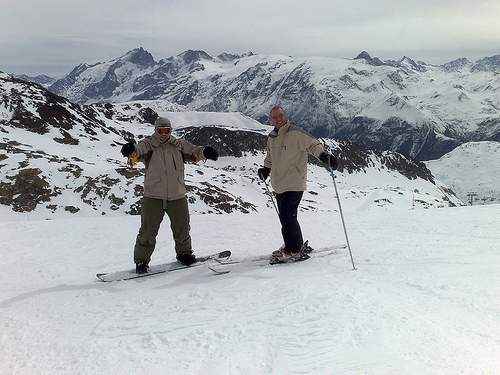
#> input picture imagenet_images/ILSVRC2012_val_00000002.JPEG, 500 x 375 px; its folder holds only this picture in this run
$ python q4_feature_clustering.py
#> lines starting #> are read from the running program, lines starting #| are printed output that depends on the picture

import cv2
import numpy as np
import matplotlib.pyplot as plt
import os
import random

def manual_resize(img, new_width, new_height):
    """
    Manual bilinear interpolation resize using NumPy.
    """
    old_height, old_width = img.shape[:2]

    if len(img.shape) == 3:
        channels = img.shape[2]
        resized = np.zeros((new_height, new_width, channels), dtype=np.uint8)
    else:
        resized = np.zeros((new_height, new_width), dtype=np.uint8)

    x_ratio = old_width / new_width
    y_ratio = old_height / new_height

    # Create meshgrid for vectorized coordinate calculation
    # (Much faster than loops, but loops are explicitly 'manual' and safer for strict assignments.
    # We will stick to the loop implementation from Q2 for consistency and simplicity in logic demonstration)

    for i in range(new_height):
        # Optimization: Calculate y logic once per row
        y = i * y_ratio
        y0 = int(y)
        y1 = min(y0 + 1, old_height - 1)
        y_diff = y - y0

        for j in range(new_width):
            x = j * x_ratio
            x0 = int(x)
            x1 = min(x0 + 1, old_width - 1)
            x_diff = x - x0

            if len(img.shape) == 3:
                for c in range(channels):
                    val = (img[y0, x0, c] * (1 - x_diff) * (1 - y_diff) +
                           img[y0, x1, c] * x_diff * (1 - y_diff) +
                           img[y1, x0, c] * (1 - x_diff) * y_diff +
                           img[y1, x1, c] * x_diff * y_diff)
                    resized[i, j, c] = int(val)
            else:
                val = (img[y0, x0] * (1 - x_diff) * (1 - y_diff) +
                       img[y0, x1] * x_diff * (1 - y_diff) +
                       img[y1, x0] * (1 - x_diff) * y_diff +
                       img[y1, x1] * x_diff * y_diff)
                resized[i, j] = int(val)

    return resized

def manual_lbp(img_gray, radius=1, n_points=8):
    height, width = img_gray.shape
    lbp_img = np.zeros((height, width), dtype=np.uint8)
    for y in range(radius, height - radius):
        for x in range(radius, width - radius):
            center = img_gray[y, x]
            binary_code = 0
            for i in range(n_points):
                angle = 2 * np.pi * i / n_points
                px = x + int(round(radius * np.cos(angle)))
                py = y - int(round(radius * np.sin(angle)))
                if img_gray[py, px] >= center:
                    binary_code |= (1 << i)
            lbp_img[y, x] = binary_code
    return lbp_img

def manual_hog(img_gray, cell_size=16, n_bins=9):
    height, width = img_gray.shape
    img = img_gray.astype(np.float32)
    gx = np.zeros_like(img)
    gy = np.zeros_like(img)
    for y in range(1, height - 1):
        for x in range(1, width - 1):
            gx[y, x] = img[y, x + 1] - img[y, x - 1]
            gy[y, x] = img[y + 1, x] - img[y - 1, x]
    magnitude = np.sqrt(gx ** 2 + gy ** 2)
    orientation = np.arctan2(gy, gx) * 180 / np.pi
    orientation[orientation < 0] += 180
    n_cells_y = height // cell_size
    n_cells_x = width // cell_size
    features = []
    coords = []
    for cy in range(n_cells_y):
        for cx in range(n_cells_x):
            y_start = cy * cell_size
            x_start = cx * cell_size
            cell_mag = magnitude[y_start:y_start + cell_size, x_start:x_start + cell_size]
            cell_ori = orientation[y_start:y_start + cell_size, x_start:x_start + cell_size]
            hist = np.zeros(n_bins)
            bin_width = 180 / n_bins
            for i in range(cell_size):
                for j in range(cell_size):
                    bin_idx = int(cell_ori[i, j] / bin_width) % n_bins
                    hist[bin_idx] += cell_mag[i, j]
            norm = np.sqrt(np.sum(hist ** 2) + 1e-6)
            hist = hist / norm
            features.append(hist)
            coords.append([x_start + cell_size // 2, y_start + cell_size // 2])
    return np.array(coords), np.array(features)

def manual_sift_keypoints(img_gray, threshold=0.03):
    height, width = img_gray.shape
    img = img_gray.astype(np.float32) / 255.0
    sigma = 1.6
    k = np.sqrt(2)
    def gaussian_blur(img, sigma):
        size = int(6 * sigma) | 1
        kernel = np.ones((size, size)) / (size * size)
        result = np.zeros_like(img)
        pad = size // 2
        padded = np.pad(img, pad, mode='reflect')
        for y in range(height):
            for x in range(width):
                result[y, x] = np.sum(padded[y:y + size, x:x + size] * kernel)
        return result
    g1 = gaussian_blur(img, sigma)
    g2 = gaussian_blur(img, sigma * k)
    dog = g2 - g1
    keypoints = []
    descriptors = []
    for y in range(16, height - 16, 8):
        for x in range(16, width - 16, 8):
            patch = dog[y - 1:y + 2, x - 1:x + 2]
            center = dog[y, x]
            if abs(center) > threshold:
                if center == patch.max() or center == patch.min():
                    keypoints.append([x, y])
                    desc_patch = img[y - 8:y + 8, x - 8:x + 8]
                    if desc_patch.shape == (16, 16):
                        gx = np.diff(desc_patch, axis=1); gy = np.diff(desc_patch, axis=0)
                        gx = gx[:15, :]; gy = gy[:, :15]
                        mag = np.sqrt(gx ** 2 + gy ** 2)
                        desc = mag.flatten()[:128]
                        if len(desc) == 128:
                            desc = desc / (np.linalg.norm(desc) + 1e-6)
                            descriptors.append(desc)
                        else: keypoints.pop()
    return np.array(keypoints), np.array(descriptors) if descriptors else None

def manual_kmeans(X, k, max_iters=100):
    n_samples = X.shape[0]
    np.random.seed(42)
    indices = np.random.choice(n_samples, k, replace=False)
    centroids = X[indices].copy()
    labels = np.zeros(n_samples, dtype=int)
    for iteration in range(max_iters):
        for i in range(n_samples):
            dist = np.sum((X[i] - centroids) ** 2, axis=1)
            labels[i] = np.argmin(dist)
        new_centroids = np.zeros_like(centroids)
        counts = np.zeros(k)
        for i in range(n_samples):
            new_centroids[labels[i]] += X[i]
            counts[labels[i]] += 1
        for j in range(k):
            if counts[j] > 0: new_centroids[j] /= counts[j]
        if np.allclose(centroids, new_centroids): break
        centroids = new_centroids
    return labels, centroids

def plot_clusters(img_rgb, coords, labels, k, title):
    plt.imshow(img_rgb)
    cmap = plt.get_cmap('tab10')
    plt.scatter(coords[:, 0], coords[:, 1], c=labels, cmap=cmap, s=20, alpha=0.7)
    plt.title(f"{title} (k={k})")
    plt.axis('off')

def main():
    image_dir = 'imagenet_images'
    image_files = [f for f in os.listdir(image_dir) if f.lower().endswith(('.jpg', '.jpeg', '.png'))]
    if not image_files: return
    image_name = random.choice(image_files)
    image_path = os.path.join(image_dir, image_name)
    print(f"Processing image: {image_name}")

    img_bgr = cv2.imread(image_path)
#> img_bgr is the input picture: shape (375, 500, 3); mean B, G, R 178.2, 175.6, 170.1
    img_rgb = img_bgr[:, :, ::-1].copy()

    # Manual Resize in Q4 (Since Q4 doesn't explicitly permit OpenCV resize like Q1 does)
    img_rgb = manual_resize(img_rgb, 256, 256)
#> after the loop in manual_resize, `for i in range(new_height):`:
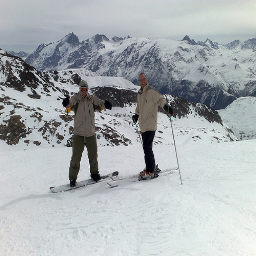
#> resized: shape (256, 256, 3); mean R, G, B 169.6, 175, 177.7

    img_gray = (0.299 * img_rgb[:, :, 0] + 0.587 * img_rgb[:, :, 1] + 0.114 * img_rgb[:, :, 2]).astype(np.uint8)

    print("Extracting SIFT-like features (manual)...")
    kp_coords, des_sift = manual_sift_keypoints(img_gray)
#> after the loop in gaussian_blur, `for y in range(height):`:
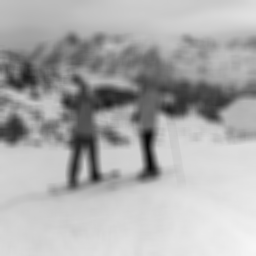
#> result: shape (256, 256) float32; min 0.0313, max 0.966, mean 0.679
#> in manual_sift_keypoints, `dog = g2 - g1`:
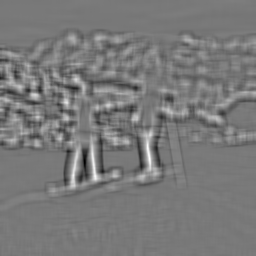
#> dog: shape (256, 256) float32; min -0.183, max 0.202, mean -7.08e-06; drawn with min black and max white
#> after the loop in manual_sift_keypoints, `for y in range(16, height - 16, 8):`: descriptors = 9 items; keypoints = [[72, 48], [72, 64], [112, 72], [56, 88], [144, 88], [136, 96], [32, 112], [72, 112], [200, 120]]
#> kp_coords has the same summary as keypoints in manual_sift_keypoints
    if des_sift is not None and len(des_sift) > 6:
        labels_3, _ = manual_kmeans(des_sift, 3)
#> after the loop in manual_kmeans, `for iteration in range(max_iters):`: labels = [2, 1, 1, 1, 1, 2, 0, 0, 2]
#> labels_3 = [2, 1, 1, 1, 1, 2, 0, 0, 2]
        labels_6, _ = manual_kmeans(des_sift, 6)
#> labels_6 = [3, 1, 5, 5, 1, 2, 5, 0, 4]
        plt.figure(figsize=(10, 5))
        plt.subplot(1, 2, 1); plot_clusters(img_rgb, kp_coords, labels_3, 3, "SIFT")
        plt.subplot(1, 2, 2); plot_clusters(img_rgb, kp_coords, labels_6, 6, "SIFT")
        plt.suptitle("SIFT Clustering (Manual)")
        plt.savefig('sift_clusters.png')
        print("Saved sift_clusters.png")

    print("Extracting HoG features (manual)...")
    hog_coords, des_hog = manual_hog(img_gray)
#> after the loop in manual_hog, `for y in range(1, height - 1):`:
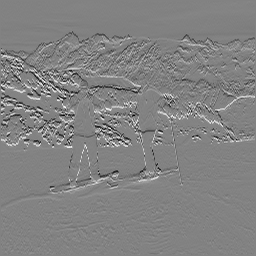
#> gy: shape (256, 256) float32; min -221, max 211, mean 0.2; drawn with min black and max white
#> in manual_hog, `orientation[orientation < 0] += 180`:
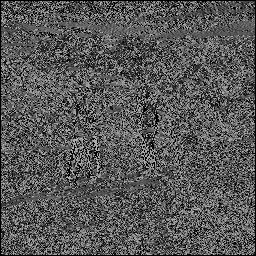
#> orientation: shape (256, 256) float32; min 0, max 180, mean 87.5
#> after the loop in manual_hog, `for cy in range(n_cells_y):`: coords = 256 pairs, first value 8 to 248, second value 8 to 248; features = 256 items
#> hog_coords has the same summary as coords in manual_hog
    if len(des_hog) > 6:
        labels_3, _ = manual_kmeans(des_hog, 3); labels_6, _ = manual_kmeans(des_hog, 6)
#> after `labels_3, _ = manual_kmeans(des_hog, 3)`: labels_3 = 256 values, max 2 at index 2, min 0 at index 3, mean 1.1
#> after `labels_6, _ = manual_kmeans(des_hog, 6)`: labels_6 = 256 values, max 5 at index 1, min 0 at index 17, mean 2.27
        plt.figure(figsize=(10, 5))
        plt.subplot(1, 2, 1); plot_clusters(img_rgb, hog_coords, labels_3, 3, "HoG")
        plt.subplot(1, 2, 2); plot_clusters(img_rgb, hog_coords, labels_6, 6, "HoG")
        plt.suptitle("HoG Clustering (Manual)")
        plt.savefig('hog_clusters.png')
        print("Saved hog_clusters.png")

    print("Extracting LBP features (manual)...")
    lbp_img = manual_lbp(img_gray)
#> after the loop in manual_lbp, `for y in range(radius, height - radius):`:
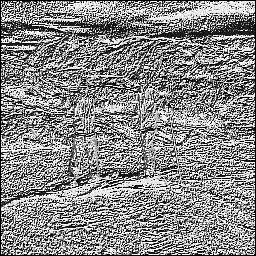
#> lbp_img: shape (256, 256); min 0, max 255, mean 136
    step = 16
    lbp_coords = []; lbp_features = []
    for y in range(0, 256 - step, step):
        for x in range(0, 256 - step, step):
            patch = lbp_img[y:y + step, x:x + step]
            hist = np.zeros(256)
            for val in patch.flatten(): hist[val] += 1
            hist = hist / (np.sum(hist) + 1e-6)
            lbp_features.append(hist)
            lbp_coords.append([x + step // 2, y + step // 2])
#> after the loop, lbp_coords = 225 pairs, first value 8 to 232, second value 8 to 232; lbp_features = 225 items
    lbp_coords = np.array(lbp_coords)
    lbp_features = np.array(lbp_features)
    if len(lbp_features) > 6:
        labels_3, _ = manual_kmeans(lbp_features, 3); labels_6, _ = manual_kmeans(lbp_features, 6)
#> after `labels_3, _ = manual_kmeans(lbp_features, 3)`: labels_3 = 225 values, max 2 at index 13, min 0 at index 0, mean 1.64
#> after `labels_6, _ = manual_kmeans(lbp_features, 6)`: labels_6 = 225 values, max 5 at index 15, min 0 at index 0, mean 3.03
        plt.figure(figsize=(10, 5))
        plt.subplot(1, 2, 1); plot_clusters(img_rgb, lbp_coords, labels_3, 3, "LBP")
        plt.subplot(1, 2, 2); plot_clusters(img_rgb, lbp_coords, labels_6, 6, "LBP")
        plt.suptitle("LBP Clustering (Manual)")
        plt.savefig('lbp_clusters.png')
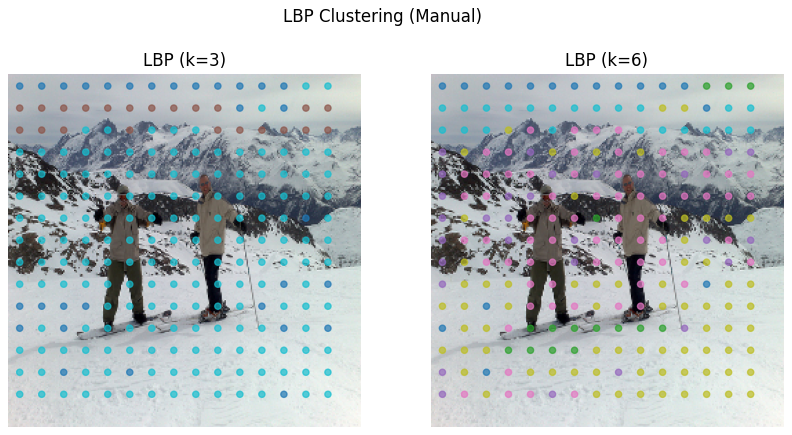
#> figure drawn by matplotlib, 2 panels
        print("Saved lbp_clusters.png")
    print("Done.")

if __name__ == "__main__":
    main()

$ run again, on imagenet_images/ILSVRC2012_val_00005047.JPEG
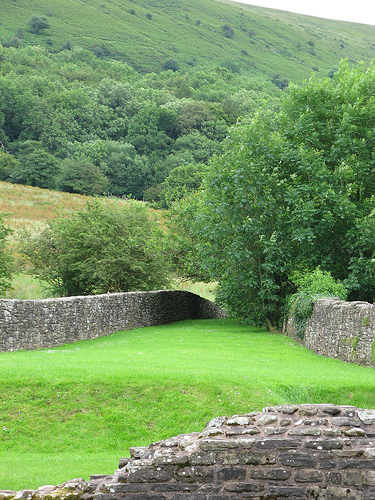
#> input picture imagenet_images/ILSVRC2012_val_00005047.JPEG, 375 x 500 px
#> in main, img_bgr is the input picture: shape (500, 375, 3); mean B, G, R 98.6, 150.3, 119.1
#> padded: shape (268, 268) float32
#> after the loop in manual_sift_keypoints, `for y in range(16, height - 16, 8):`: descriptors = 3 items; keypoints = [[200, 72], [192, 152], [136, 160]]
#> after the loop in manual_hog, `for cy in range(n_cells_y):`: coords = 256 pairs, first value 8 to 248, second value 8 to 248; features = 256 items
#> hog_coords has the same summary as coords in manual_hog
#> after the loop in manual_kmeans, `for iteration in range(max_iters):`: labels = 256 values, max 2 at index 0, min 0 at index 1, mean 1.12
#> in main, `labels_3, _ = manual_kmeans(des_hog, 3)`: labels_3 has the same summary as labels in manual_kmeans
#> in main, `labels_6, _ = manual_kmeans(des_hog, 6)`: labels_6 = 256 values, max 5 at index 19, min 0 at index 0, mean 2.23
#> after the loop in manual_lbp, `for y in range(radius, height - radius):`:
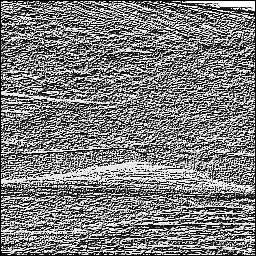
#> lbp_img: shape (256, 256); min 0, max 255, mean 125.3
#> after the loop in main, `for y in range(0, 256 - step, step):`: lbp_coords = 225 pairs, first value 8 to 232, second value 8 to 232; lbp_features = 225 items
#> in main, `labels_3, _ = manual_kmeans(lbp_features, 3)`: labels_3 = 225 values, max 2 at index 154, min 0 at index 0, mean 0.164
#> in main, `labels_6, _ = manual_kmeans(lbp_features, 6)`: labels_6 = 225 values, max 5 at index 20, min 0 at index 9, mean 3.47
#> in main, `plt.savefig('lbp_clusters.png')`:
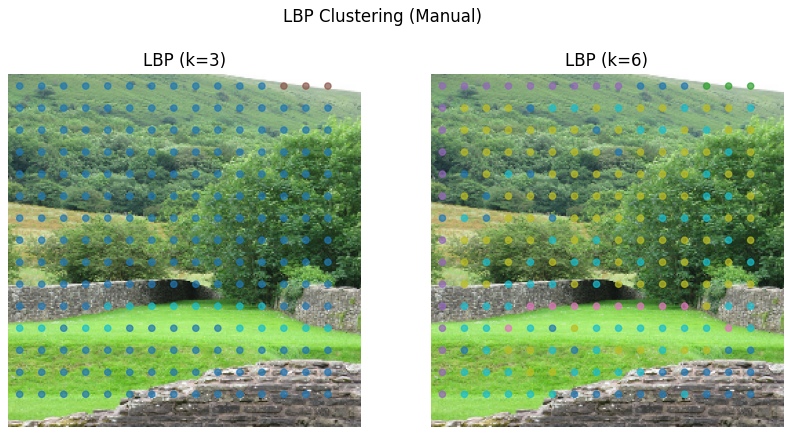
#> figure drawn by matplotlib, 2 panels

$ run again, on imagenet_images/ILSVRC2012_val_00026446.JPEG
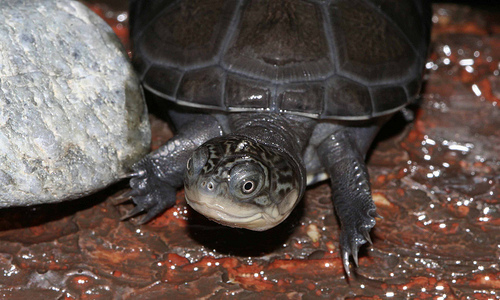
#> input picture imagenet_images/ILSVRC2012_val_00026446.JPEG, 500 x 300 px
#> in main, img_bgr is the input picture: shape (300, 500, 3); mean B, G, R 76.9, 82.7, 96.8
#> padded: shape (268, 268) float32
#> after the loop in manual_sift_keypoints, `for y in range(16, height - 16, 8):`: descriptors = 6 items; keypoints = [[40, 72], [64, 128], [16, 136], [152, 152], [112, 192], [232, 192]]
#> kp_coords has the same summary as keypoints in manual_sift_keypoints
#> after the loop in manual_hog, `for cy in range(n_cells_y):`: coords = 256 pairs, first value 8 to 248, second value 8 to 248; features = 256 items
#> hog_coords has the same summary as coords in manual_hog
#> after the loop in manual_kmeans, `for iteration in range(max_iters):`: labels = 256 values, max 2 at index 4, min 0 at index 0, mean 1.08
#> in main, `labels_3, _ = manual_kmeans(des_hog, 3)`: labels_3 has the same summary as labels in manual_kmeans
#> in main, `labels_6, _ = manual_kmeans(des_hog, 6)`: labels_6 = 256 values, max 5 at index 4, min 0 at index 0, mean 2.18
#> after the loop in manual_lbp, `for y in range(radius, height - radius):`:
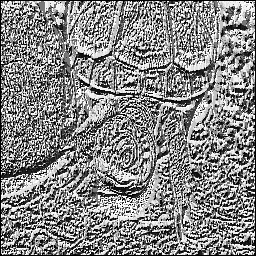
#> lbp_img: shape (256, 256); min 0, max 255, mean 134.4
#> after the loop in main, `for y in range(0, 256 - step, step):`: lbp_coords = 225 pairs, first value 8 to 232, second value 8 to 232; lbp_features = 225 items
#> in main, `labels_3, _ = manual_kmeans(lbp_features, 3)`: labels_3 = 225 values, max 2 at index 0, min 0 at index 4, mean 1.26
#> in main, `labels_6, _ = manual_kmeans(lbp_features, 6)`: labels_6 = 225 values, max 5 at index 51, min 0 at index 5, mean 1.98
#> in main, `plt.savefig('lbp_clusters.png')`:
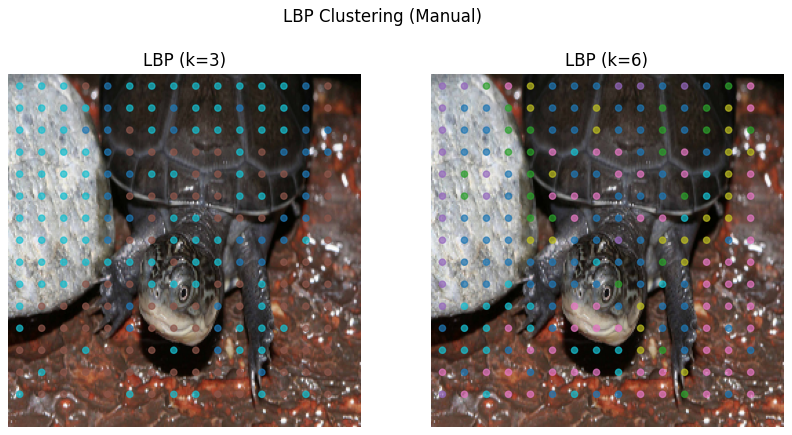
#> figure drawn by matplotlib, 2 panels
